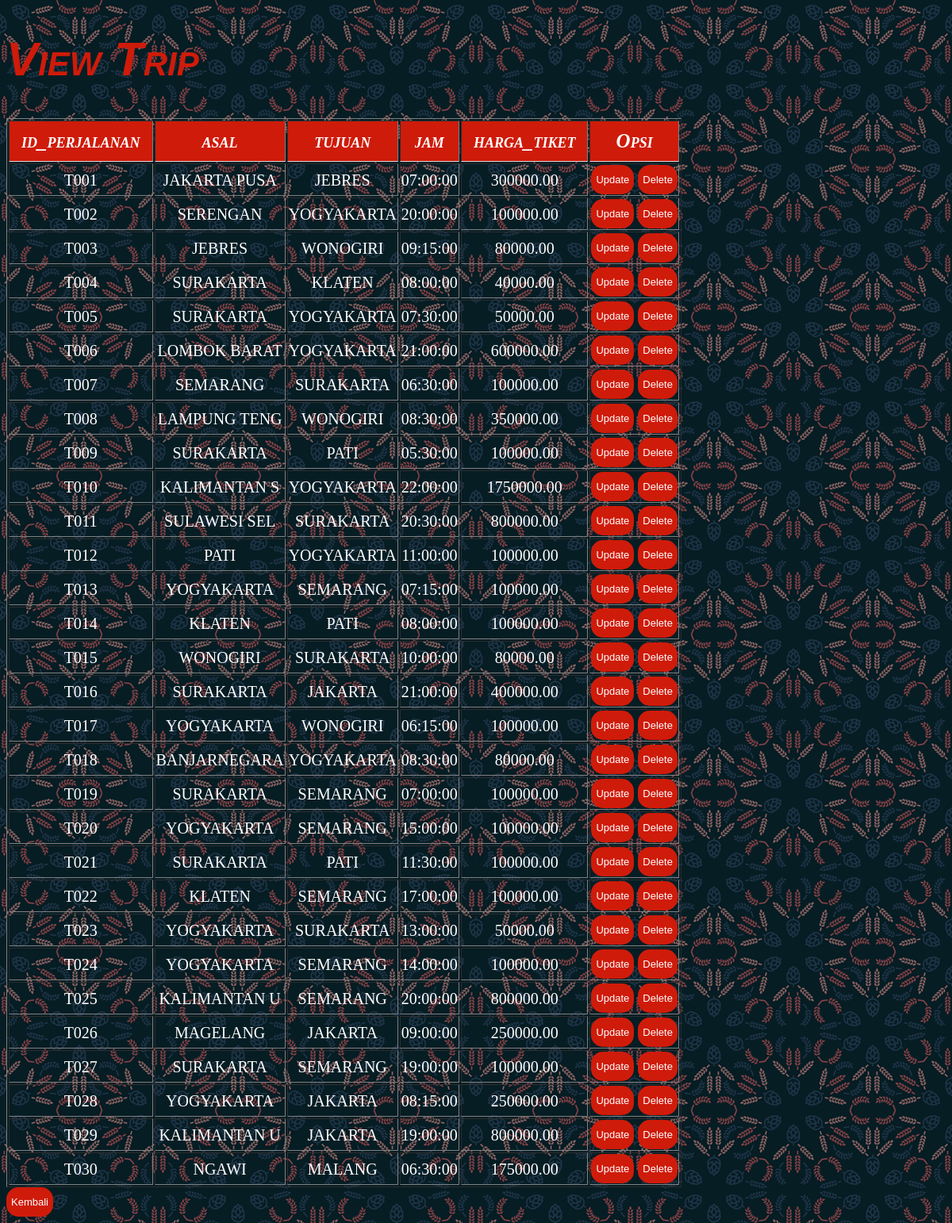
Screenshot of /view trip.php with the database file from the repository.
### tables this page shows
CREATE TABLE `trip` (
  `id_perjalanan` varchar(4) NOT NULL,
  `asal` varchar(12) NOT NULL,
  `tujuan` varchar(12) NOT NULL,
  `jam` time NOT NULL,
  `harga_tiket` decimal(10,2) NOT NULL
);

### view trip.php (the view, shortened to what this page needs)
<!doctype html>
<html>
<head>
    <link rel="stylesheet" href="view1.css">
</head>
<body>
    <h1>View Trip</h1>
    <table border="1">
    <tr>
        <th>id_perjalanan</th>
        <th>asal</th>
        <th>tujuan</th>
        <th>jam</th>
        <th>harga_tiket</th>
        <th>Opsi</th>
    </tr>
    <?php
        include "config.php";
        $getTrip = $mysqli->query("select * from trip");
        while($fetchTrip = $getTrip->fetch_assoc()){
        ?>
        <tr>
            <td>
                <?=$fetchTrip["id_perjalanan"]?>
            </td>
            <td>
                <?=$fetchTrip["asal"]?>
            </td>
            <td>
                <?=$fetchTrip["tujuan"]?>
            </td>
            <td>
                <?=$fetchTrip["jam"]?>
            </td>
            <td>
                <?=$fetchTrip["harga_tiket"]?>
            </td>
            <td>
                <a href="update trip.php?id=<?=$fetchTrip["id_perjalanan"]?>"><button>Update</button></a>
                <a href="delete trip.php?id=<?=$fetchTrip["id_perjalanan"]?>"><button>Delete</button></a>
            </td>
        </tr>
    <?php
        }
        ?>
    </table>
<a href="index.php"><button>Kembali</button></a>
</body>
</html>

### view1.css (style rules this page uses)
body { background-color: #2f2f2f; background-image: url(wheat.png); }
h1 { font-family: arial, verdana, sans-serif; font-variant: small-caps; font-size: 60px; font-style: oblique; color: #cf1b0a; }
tr { font-family: serif; font-size: 20px; line-height: 20px; color: rgb(255, 255, 255); text-align: center; }
button { border: gray; border-radius: 15px; font-family: "Arial Black", Gadget, sans-serif; font-size: small; line-height: 35px; color: rgb(255, 255, 255); background-color: #cf1b0a; }
a { font-family: "Arial Black", Gadget, sans-serif; font-size: small; line-height: 35px; text-decoration: none; color: rgb(255, 255, 255); }
th { font-variant: small-caps; font-style: oblique; font-size: 25px; background-color:#cf1b0a; color: white; padding: 15px; text-align: center; border-bottom: 1px solid #ddd; }

### rows the page displays
trip: id_perjalanan "T001", asal "JAKARTA PUSA", tujuan "JEBRES", jam "07:00:00", harga_tiket "300000.00"
trip: id_perjalanan "T002", asal "SERENGAN", tujuan "YOGYAKARTA", jam "20:00:00", harga_tiket "100000.00"
trip: id_perjalanan "T003", asal "JEBRES", tujuan "WONOGIRI", jam "09:15:00", harga_tiket "80000.00"
trip: id_perjalanan "T004", asal "SURAKARTA", tujuan "KLATEN", jam "08:00:00", harga_tiket "40000.00"
trip: id_perjalanan "T005", asal "SURAKARTA", tujuan "YOGYAKARTA", jam "07:30:00", harga_tiket "50000.00"
trip: id_perjalanan "T006", asal "LOMBOK BARAT", tujuan "YOGYAKARTA", jam "21:00:00", harga_tiket "600000.00"
trip: id_perjalanan "T007", asal "SEMARANG", tujuan "SURAKARTA", jam "06:30:00", harga_tiket "100000.00"
trip: id_perjalanan "T008", asal "LAMPUNG TENG", tujuan "WONOGIRI", jam "08:30:00", harga_tiket "350000.00"
trip: id_perjalanan "T009", asal "SURAKARTA", tujuan "PATI", jam "05:30:00", harga_tiket "100000.00"
trip: id_perjalanan "T010", asal "KALIMANTAN S", tujuan "YOGYAKARTA", jam "22:00:00", harga_tiket "1750000.00"
trip: id_perjalanan "T011", asal "SULAWESI SEL", tujuan "SURAKARTA", jam "20:30:00", harga_tiket "800000.00"
trip: id_perjalanan "T012", asal "PATI", tujuan "YOGYAKARTA", jam "11:00:00", harga_tiket "100000.00"
trip: id_perjalanan "T013", asal "YOGYAKARTA", tujuan "SEMARANG", jam "07:15:00", harga_tiket "100000.00"
trip: id_perjalanan "T014", asal "KLATEN", tujuan "PATI", jam "08:00:00", harga_tiket "100000.00"
trip: id_perjalanan "T015", asal "WONOGIRI", tujuan "SURAKARTA", jam "10:00:00", harga_tiket "80000.00"
trip: id_perjalanan "T016", asal "SURAKARTA", tujuan "JAKARTA", jam "21:00:00", harga_tiket "400000.00"
trip: id_perjalanan "T017", asal "YOGYAKARTA", tujuan "WONOGIRI", jam "06:15:00", harga_tiket "100000.00"
trip: id_perjalanan "T018", asal "BANJARNEGARA", tujuan "YOGYAKARTA", jam "08:30:00", harga_tiket "80000.00"
trip: id_perjalanan "T019", asal "SURAKARTA", tujuan "SEMARANG", jam "07:00:00", harga_tiket "100000.00"
trip: id_perjalanan "T020", asal "YOGYAKARTA", tujuan "SEMARANG", jam "15:00:00", harga_tiket "100000.00"
trip: id_perjalanan "T021", asal "SURAKARTA", tujuan "PATI", jam "11:30:00", harga_tiket "100000.00"
trip: id_perjalanan "T022", asal "KLATEN", tujuan "SEMARANG", jam "17:00:00", harga_tiket "100000.00"
trip: id_perjalanan "T023", asal "YOGYAKARTA", tujuan "SURAKARTA", jam "13:00:00", harga_tiket "50000.00"
trip: id_perjalanan "T024", asal "YOGYAKARTA", tujuan "SEMARANG", jam "14:00:00", harga_tiket "100000.00"
trip: id_perjalanan "T025", asal "KALIMANTAN U", tujuan "SEMARANG", jam "20:00:00", harga_tiket "800000.00"
trip: id_perjalanan "T026", asal "MAGELANG", tujuan "JAKARTA", jam "09:00:00", harga_tiket "250000.00"
trip: id_perjalanan "T027", asal "SURAKARTA", tujuan "SEMARANG", jam "19:00:00", harga_tiket "100000.00"
trip: id_perjalanan "T028", asal "YOGYAKARTA", tujuan "JAKARTA", jam "08:15:00", harga_tiket "250000.00"
trip: id_perjalanan "T029", asal "KALIMANTAN U", tujuan "JAKARTA", jam "19:00:00", harga_tiket "800000.00"
trip: id_perjalanan "T030", asal "NGAWI", tujuan "MALANG", jam "06:30:00", harga_tiket "175000.00"
